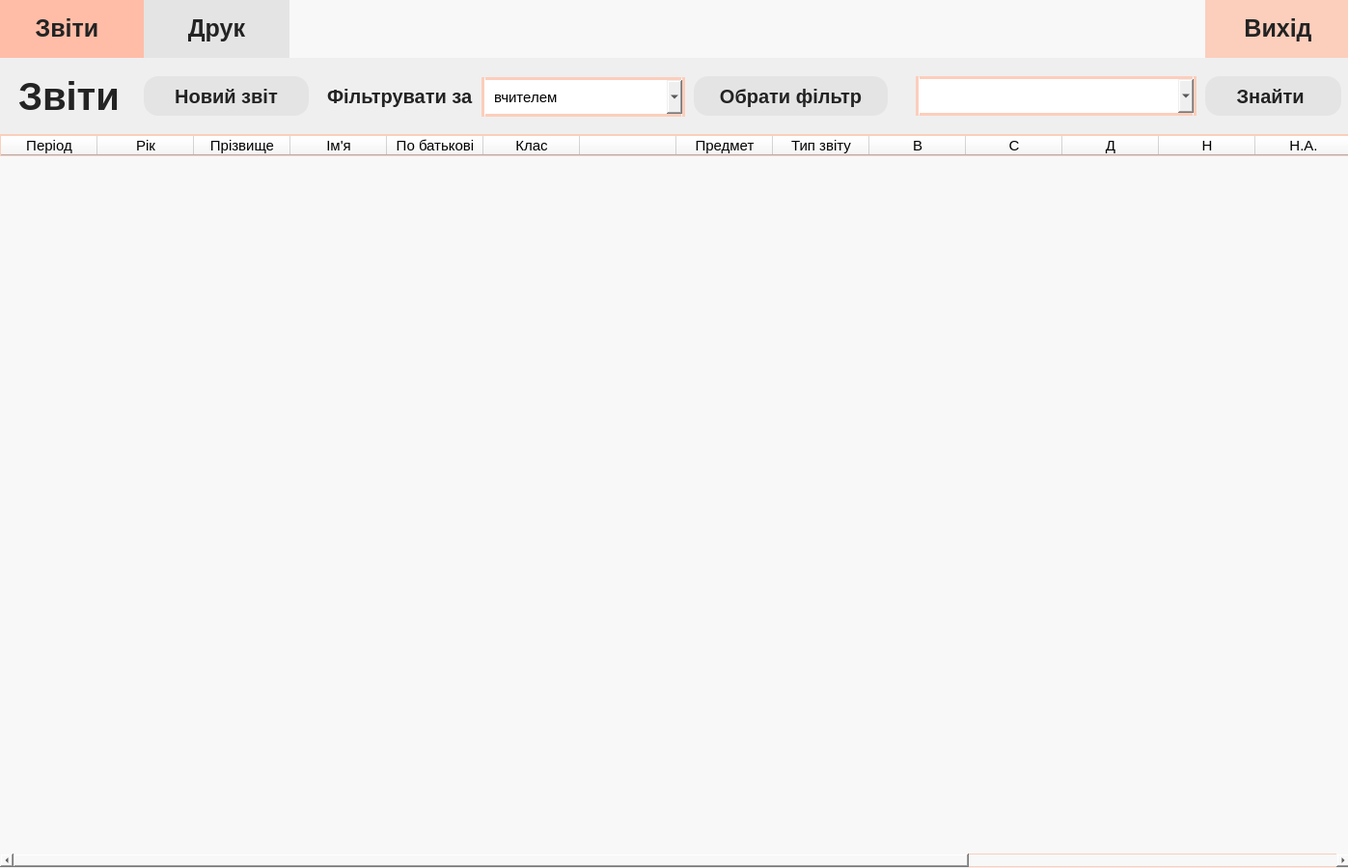
<?xml version="1.0" encoding="UTF-8"?>
<ui version="4.0">
 <class>Dialog</class>
 <widget class="QDialog" name="Dialog">
  <property name="geometry">
   <rect>
    <x>0</x>
    <y>0</y>
    <width>1397</width>
    <height>900</height>
   </rect>
  </property>
  <property name="windowTitle">
   <string notr="true">Звіт OUT</string>
  </property>
  <property name="windowIcon">
   <iconset>
    <normaloff>C:/Users/User/Desktop/PROJECT/ЗвiтOUT/school.ico</normaloff>C:/Users/User/Desktop/PROJECT/ЗвiтOUT/school.ico</iconset>
  </property>
  <widget class="QWidget" name="widget" native="true">
   <property name="geometry">
    <rect>
     <x>-1</x>
     <y>-1</y>
     <width>1400</width>
     <height>900</height>
    </rect>
   </property>
   <property name="styleSheet">
    <string notr="true">background-color: white;
QWidget#bgwidget{
/* Авторизація */
font-family: 'Istok Web';
font-style: normal;
font-weight: 700;
font-size: 36px;
line-height: 138px;

color: #545050;}</string>
   </property>
   <widget class="QLabel" name="label_3">
    <property name="geometry">
     <rect>
      <x>1130</x>
      <y>40</y>
      <width>51</width>
      <height>20</height>
     </rect>
    </property>
    <property name="styleSheet">
     <string notr="true">font-family: 'ABeeZee';
font-style: regular;
font-weight: 400;
font-size: 15px;
color: #999999;
</string>
    </property>
    <property name="text">
     <string>V.2.0.0</string>
    </property>
   </widget>
   <widget class="QLabel" name="wrongpassword">
    <property name="geometry">
     <rect>
      <x>860</x>
      <y>400</y>
      <width>331</width>
      <height>41</height>
     </rect>
    </property>
    <property name="styleSheet">
     <string notr="true">font-family: 'Istok Web';
font-style: normal;
font-weight: 300;
font-size: 15px;

</string>
    </property>
    <property name="text">
     <string/>
    </property>
   </widget>
   <widget class="QLabel" name="label">
    <property name="geometry">
     <rect>
      <x>-20</x>
      <y>-10</y>
      <width>1441</width>
      <height>71</height>
     </rect>
    </property>
    <property name="styleSheet">
     <string notr="true">background-color: rgb(248, 248, 248);
border-radius: 25px;</string>
    </property>
    <property name="text">
     <string/>
    </property>
   </widget>
   <widget class="QPushButton" name="reports">
    <property name="geometry">
     <rect>
      <x>-10</x>
      <y>0</y>
      <width>161</width>
      <height>61</height>
     </rect>
    </property>
    <property name="cursor">
     <cursorShape>PointingHandCursor</cursorShape>
    </property>
    <property name="styleSheet">
     <string notr="true">
border: 14px;


background-color:rgb(255, 189, 167);
font-family: 'ABeeZee';
font-style: regular;
font-weight: 500;
font-size: 25px;
color: rgb(35, 35, 35);

line-height: 22px;
/* or 69% */
display: flex;
align-items: center;
text-align: center;
</string>
    </property>
    <property name="text">
     <string>Звіти</string>
    </property>
   </widget>
   <widget class="QPushButton" name="print_report">
    <property name="geometry">
     <rect>
      <x>150</x>
      <y>0</y>
      <width>151</width>
      <height>61</height>
     </rect>
    </property>
    <property name="cursor">
     <cursorShape>PointingHandCursor</cursorShape>
    </property>
    <property name="styleSheet">
     <string notr="true">border: 14px;

background:  #E4E4E4;
font-family: 'ABeeZee';
font-style: regular;
font-weight: 500;
font-size: 25px;
color: rgb(35, 35, 35);
line-height: 22px;
/* or 69% */
display: flex;
align-items: center;
text-align: center;
</string>
    </property>
    <property name="text">
     <string>Друк</string>
    </property>
   </widget>
   <widget class="QPushButton" name="exit">
    <property name="geometry">
     <rect>
      <x>1250</x>
      <y>0</y>
      <width>151</width>
      <height>61</height>
     </rect>
    </property>
    <property name="cursor">
     <cursorShape>PointingHandCursor</cursorShape>
    </property>
    <property name="styleSheet">
     <string notr="true">border: 14px;


background-color: rgb(252, 206, 188);
font-family: 'ABeeZee';
font-style: regular;
font-weight: 500;
font-size: 25px;
color: rgb(35, 35, 35);
line-height: 22px;
/* or 69% */
display: flex;
align-items: center;
text-align: center;
</string>
    </property>
    <property name="text">
     <string>Вихід</string>
    </property>
    <property name="icon">
     <iconset>
      <normaloff>C:/Users/User/Desktop/PROJECT/UIs/images/exit.ico</normaloff>C:/Users/User/Desktop/PROJECT/UIs/images/exit.ico</iconset>
    </property>
   </widget>
   <widget class="QTableWidget" name="tableWidgetreport">
    <property name="enabled">
     <bool>true</bool>
    </property>
    <property name="geometry">
     <rect>
      <x>0</x>
      <y>140</y>
      <width>1401</width>
      <height>761</height>
     </rect>
    </property>
    <property name="styleSheet">
     <string notr="true">border: 1px solid rgb(252, 206, 188);
background-color: rgb(248, 248, 248);
font-size: 15px;
font-family: 'ABeeZee';
font-style: regular;

</string>
    </property>
    <property name="sortingEnabled">
     <bool>true</bool>
    </property>
    <column>
     <property name="text">
      <string>Період</string>
     </property>
    </column>
    <column>
     <property name="text">
      <string>Рік</string>
     </property>
    </column>
    <column>
     <property name="text">
      <string>Прізвище</string>
     </property>
    </column>
    <column>
     <property name="text">
      <string>Ім'я</string>
     </property>
    </column>
    <column>
     <property name="text">
      <string>По батькові</string>
     </property>
    </column>
    <column>
     <property name="text">
      <string>Клас</string>
     </property>
    </column>
    <column>
     <property name="text">
      <string/>
     </property>
    </column>
    <column>
     <property name="text">
      <string>Предмет</string>
     </property>
    </column>
    <column>
     <property name="text">
      <string>Тип звіту</string>
     </property>
    </column>
    <column>
     <property name="text">
      <string>В</string>
     </property>
    </column>
    <column>
     <property name="text">
      <string>С</string>
     </property>
    </column>
    <column>
     <property name="text">
      <string>Д</string>
     </property>
    </column>
    <column>
     <property name="text">
      <string>Н</string>
     </property>
    </column>
    <column>
     <property name="text">
      <string>Н.А.</string>
     </property>
    </column>
    <column>
     <property name="text">
      <string>Прізвища</string>
     </property>
    </column>
    <column>
     <property name="text">
      <string>Усього</string>
     </property>
    </column>
    <column>
     <property name="text">
      <string/>
     </property>
    </column>
    <column>
     <property name="text">
      <string/>
     </property>
    </column>
   </widget>
   <widget class="QLabel" name="label_2">
    <property name="geometry">
     <rect>
      <x>20</x>
      <y>70</y>
      <width>121</width>
      <height>61</height>
     </rect>
    </property>
    <property name="styleSheet">
     <string notr="true">font-family: 'ABeeZee';
font-style: regular;
font-weight: 500;
font-size: 40px;
color: rgb(35, 35, 35);</string>
    </property>
    <property name="text">
     <string>Звіти</string>
    </property>
   </widget>
   <widget class="QLabel" name="label_4">
    <property name="geometry">
     <rect>
      <x>340</x>
      <y>80</y>
      <width>151</width>
      <height>41</height>
     </rect>
    </property>
    <property name="styleSheet">
     <string notr="true">font-family: 'ABeeZee';
font-style: regular;
font-weight: 500;
font-size: 20px;
color: rgb(35, 35, 35);</string>
    </property>
    <property name="text">
     <string>Фільтрувати за</string>
    </property>
   </widget>
   <widget class="QPushButton" name="new_rep">
    <property name="geometry">
     <rect>
      <x>150</x>
      <y>80</y>
      <width>171</width>
      <height>41</height>
     </rect>
    </property>
    <property name="cursor">
     <cursorShape>PointingHandCursor</cursorShape>
    </property>
    <property name="styleSheet">
     <string notr="true">border: 14px;
border-radius:15px;

background:  #E4E4E4;
font-family: 'ABeeZee';
font-style: regular;
font-weight: 500;
font-size: 20px;
color: rgb(35, 35, 35);
line-height: 22px;
/* or 69% */
display: flex;
align-items: center;
text-align: center;
</string>
    </property>
    <property name="text">
     <string>Новий звіт</string>
    </property>
    <property name="icon">
     <iconset>
      <normaloff>images/new_report.ico</normaloff>images/new_report.ico</iconset>
    </property>
    <property name="iconSize">
     <size>
      <width>35</width>
      <height>35</height>
     </size>
    </property>
   </widget>
   <widget class="QComboBox" name="categories">
    <property name="geometry">
     <rect>
      <x>500</x>
      <y>81</y>
      <width>211</width>
      <height>41</height>
     </rect>
    </property>
    <property name="styleSheet">
     <string notr="true">
border: 3px solid rgb(252, 206, 188);
border-radius: 4 px;
padding-left: 10px;

font-size: 15px;
font-family: 'ABeeZee';
font-style: regular;
</string>
    </property>
    <property name="iconSize">
     <size>
      <width>10</width>
      <height>10</height>
     </size>
    </property>
    <item>
     <property name="text">
      <string>вчителем</string>
     </property>
    </item>
    <item>
     <property name="text">
      <string>предметом</string>
     </property>
    </item>
    <item>
     <property name="text">
      <string>класом</string>
     </property>
    </item>
    <item>
     <property name="text">
      <string>періодом</string>
     </property>
    </item>
   </widget>
   <widget class="QPushButton" name="search_filter">
    <property name="geometry">
     <rect>
      <x>1250</x>
      <y>80</y>
      <width>141</width>
      <height>41</height>
     </rect>
    </property>
    <property name="cursor">
     <cursorShape>PointingHandCursor</cursorShape>
    </property>
    <property name="styleSheet">
     <string notr="true">border: 14px;
border-radius: 15px;
background:  #E4E4E4;
font-family: 'ABeeZee';
font-style: regular;
font-weight: 500;
font-size: 20px;
color: rgb(35, 35, 35);
line-height: 22px;
/* or 69% */
display: flex;
align-items: center;
text-align: center;
</string>
    </property>
    <property name="text">
     <string>Знайти </string>
    </property>
    <property name="icon">
     <iconset>
      <normaloff>images/search.ico</normaloff>images/search.ico</iconset>
    </property>
    <property name="iconSize">
     <size>
      <width>35</width>
      <height>40</height>
     </size>
    </property>
   </widget>
   <widget class="QPushButton" name="choose_filter">
    <property name="geometry">
     <rect>
      <x>720</x>
      <y>80</y>
      <width>201</width>
      <height>41</height>
     </rect>
    </property>
    <property name="cursor">
     <cursorShape>PointingHandCursor</cursorShape>
    </property>
    <property name="styleSheet">
     <string notr="true">border: 14px;
border-radius: 15px;
background:  #E4E4E4;
font-family: 'ABeeZee';
font-style: regular;
font-weight: 500;
font-size: 20px;
color: rgb(35, 35, 35);
line-height: 22px;
/* or 69% */
display: flex;
align-items: center;
text-align: center;
</string>
    </property>
    <property name="text">
     <string>Обрати фільтр</string>
    </property>
    <property name="icon">
     <iconset>
      <normaloff>images/done.ico</normaloff>images/done.ico</iconset>
    </property>
    <property name="iconSize">
     <size>
      <width>25</width>
      <height>35</height>
     </size>
    </property>
   </widget>
   <widget class="QComboBox" name="category_res">
    <property name="geometry">
     <rect>
      <x>950</x>
      <y>80</y>
      <width>291</width>
      <height>41</height>
     </rect>
    </property>
    <property name="styleSheet">
     <string notr="true">
border: 3px solid rgb(252, 206, 188);
border-radius: 4 px;
padding-left: 10px;

font-size: 15px;
font-family: 'ABeeZee';
font-style: regular;
</string>
    </property>
    <property name="iconSize">
     <size>
      <width>10</width>
      <height>10</height>
     </size>
    </property>
   </widget>
  </widget>
 </widget>
 <resources/>
 <connections/>
</ui>
